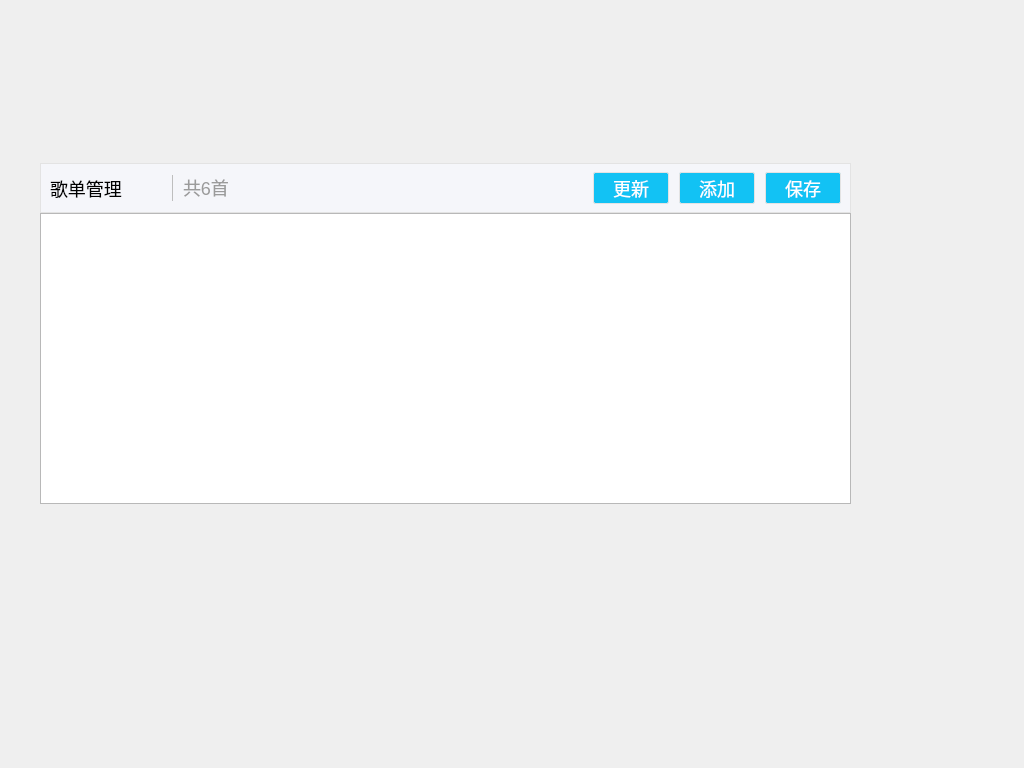
<?xml version="1.0" encoding="UTF-8"?>
<ui version="4.0">
 <class>CEditSongDlg</class>
 <widget class="QDialog" name="CEditSongDlg">
  <property name="geometry">
   <rect>
    <x>0</x>
    <y>0</y>
    <width>1024</width>
    <height>768</height>
   </rect>
  </property>
  <property name="windowTitle">
   <string>Dialog</string>
  </property>
  <widget class="QWidget" name="mainWidget" native="true">
   <property name="geometry">
    <rect>
     <x>40</x>
     <y>163</y>
     <width>811</width>
     <height>341</height>
    </rect>
   </property>
   <layout class="QGridLayout" name="gridLayout_2">
    <property name="leftMargin">
     <number>0</number>
    </property>
    <property name="topMargin">
     <number>0</number>
    </property>
    <property name="rightMargin">
     <number>0</number>
    </property>
    <property name="bottomMargin">
     <number>0</number>
    </property>
    <property name="spacing">
     <number>0</number>
    </property>
    <item row="0" column="0">
     <layout class="QVBoxLayout" name="verticalLayout">
      <property name="spacing">
       <number>0</number>
      </property>
      <item>
       <widget class="QWidget" name="titileWidget" native="true">
        <property name="minimumSize">
         <size>
          <width>0</width>
          <height>50</height>
         </size>
        </property>
        <property name="maximumSize">
         <size>
          <width>16777215</width>
          <height>50</height>
         </size>
        </property>
        <property name="styleSheet">
         <string notr="true">background: #F5F6FA;
border: 1px solid #E3E3E3;</string>
        </property>
        <layout class="QGridLayout" name="gridLayout">
         <property name="leftMargin">
          <number>0</number>
         </property>
         <property name="topMargin">
          <number>0</number>
         </property>
         <property name="rightMargin">
          <number>0</number>
         </property>
         <property name="bottomMargin">
          <number>0</number>
         </property>
         <property name="spacing">
          <number>0</number>
         </property>
         <item row="0" column="0">
          <layout class="QHBoxLayout" name="horizontalLayout">
           <property name="spacing">
            <number>10</number>
           </property>
           <property name="leftMargin">
            <number>10</number>
           </property>
           <property name="rightMargin">
            <number>10</number>
           </property>
           <item>
            <layout class="QHBoxLayout" name="horizontalLayout_3">
             <item>
              <layout class="QHBoxLayout" name="horizontalLayout_2">
               <item>
                <widget class="QLabel" name="label">
                 <property name="styleSheet">
                  <string notr="true">font-size: 18px;
color: #000000;
border: none;</string>
                 </property>
                 <property name="text">
                  <string>歌单管理</string>
                 </property>
                </widget>
               </item>
               <item>
                <spacer name="horizontalSpacer">
                 <property name="orientation">
                  <enum>Qt::Horizontal</enum>
                 </property>
                 <property name="sizeType">
                  <enum>QSizePolicy::Preferred</enum>
                 </property>
                 <property name="sizeHint" stdset="0">
                  <size>
                   <width>40</width>
                   <height>20</height>
                  </size>
                 </property>
                </spacer>
               </item>
               <item>
                <widget class="Line" name="line">
                 <property name="minimumSize">
                  <size>
                   <width>1</width>
                   <height>26</height>
                  </size>
                 </property>
                 <property name="maximumSize">
                  <size>
                   <width>1</width>
                   <height>26</height>
                  </size>
                 </property>
                 <property name="styleSheet">
                  <string notr="true">border: 1px solid #BEBEBE;</string>
                 </property>
                 <property name="orientation">
                  <enum>Qt::Vertical</enum>
                 </property>
                </widget>
               </item>
              </layout>
             </item>
             <item>
              <widget class="QLabel" name="numLabel">
               <property name="minimumSize">
                <size>
                 <width>0</width>
                 <height>25</height>
                </size>
               </property>
               <property name="maximumSize">
                <size>
                 <width>16777215</width>
                 <height>25</height>
                </size>
               </property>
               <property name="styleSheet">
                <string notr="true">font-size: 18px;
color: #9B9B9B;
border: none;</string>
               </property>
               <property name="text">
                <string>共6首</string>
               </property>
              </widget>
             </item>
            </layout>
           </item>
           <item>
            <spacer name="horizontalSpacer_3">
             <property name="orientation">
              <enum>Qt::Horizontal</enum>
             </property>
             <property name="sizeHint" stdset="0">
              <size>
               <width>158</width>
               <height>20</height>
              </size>
             </property>
            </spacer>
           </item>
           <item>
            <widget class="QPushButton" name="updateBtn">
             <property name="minimumSize">
              <size>
               <width>76</width>
               <height>32</height>
              </size>
             </property>
             <property name="maximumSize">
              <size>
               <width>76</width>
               <height>32</height>
              </size>
             </property>
             <property name="styleSheet">
              <string notr="true">QPushButton{ 
	background: #12C2F4;
	border-radius: 2px;
	font-size: 18px;
	color: #FFFFFF;
}
QPushButton::hover{ 
	background: #0B93B9;
}</string>
             </property>
             <property name="text">
              <string>更新</string>
             </property>
            </widget>
           </item>
           <item>
            <widget class="QPushButton" name="addBtn">
             <property name="minimumSize">
              <size>
               <width>76</width>
               <height>32</height>
              </size>
             </property>
             <property name="maximumSize">
              <size>
               <width>76</width>
               <height>32</height>
              </size>
             </property>
             <property name="styleSheet">
              <string notr="true">QPushButton{ 
	background: #12C2F4;
	border-radius: 2px;
	font-size: 18px;
	color: #FFFFFF;
}
QPushButton::hover{ 
	background: #0B93B9;
}</string>
             </property>
             <property name="text">
              <string>添加</string>
             </property>
            </widget>
           </item>
           <item>
            <widget class="QPushButton" name="saveBtn">
             <property name="minimumSize">
              <size>
               <width>76</width>
               <height>32</height>
              </size>
             </property>
             <property name="maximumSize">
              <size>
               <width>76</width>
               <height>32</height>
              </size>
             </property>
             <property name="styleSheet">
              <string notr="true">QPushButton{ 
	background: #12C2F4;
	border-radius: 2px;
	font-size: 18px;
	color: #FFFFFF;
}
QPushButton::hover{ 
	background: #0B93B9;
}</string>
             </property>
             <property name="text">
              <string>保存</string>
             </property>
            </widget>
           </item>
          </layout>
         </item>
        </layout>
       </widget>
      </item>
      <item>
       <widget class="QTableWidget" name="tableWidget"/>
      </item>
     </layout>
    </item>
   </layout>
  </widget>
 </widget>
 <resources/>
 <connections/>
</ui>
